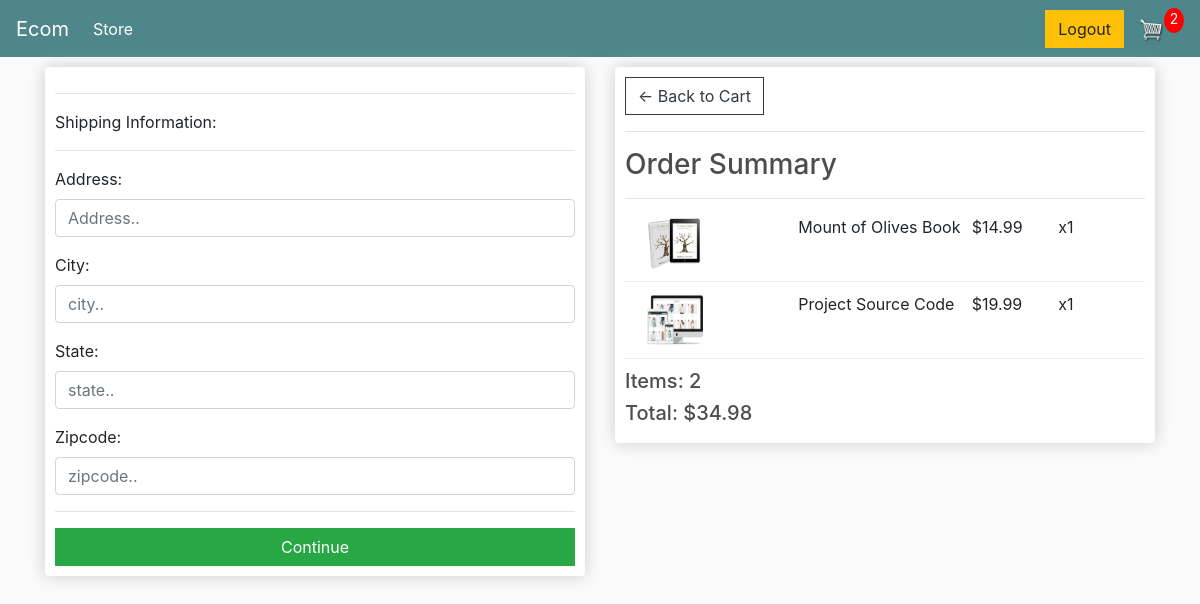
/checkout/ (signed in), run on the app's committed database.
### store/models.py (models this page shows, shortened)
class OrderItem(models.Model):
    product = models.ForeignKey(
        Product, on_delete=models.CASCADE)
    order = models.ForeignKey(
        Order, on_delete=models.SET_NULL, null=True)
    quantity = models.IntegerField(default=0)
    date_added = models.DateTimeField(auto_now_add=True)
    @property
    def get_total(self):
        return self.product.price * self.quantity

class Product(models.Model):
    name = models.CharField(max_length=200, null=True)
    price = models.FloatField()
    digital = models.BooleanField(default=False, null=True)
    image = models.ImageField(blank=True)
    @property
    def imageURL(self):
        url = self.image.url
        if url is None:
            url = ''
        return url

### store/views.py (the view, shortened to what this page needs)
# urls.py: path('checkout/', views.CheckOut.as_view(), name='checkout'),
class CheckOut(LoginRequiredMixin, FormView):
    template_name = 'store/checkout.html'
    form_class = ShippingAddressForm
    success_url = '/'
    def get_context_data(self, **kwargs):
        context = super().get_context_data(**kwargs)
        customer = self.request.user
        order, created = Order.objects.get_or_create(
            customer=customer, compleated=False)
        order_items = order.orderitem_set.all()
        context['num_items'] = order.get_cart_items
        context['items'] = order_items
        context['total'] = order.get_cart_total
        context['shipping'] = order.shipping
        return context

### store/models.py (called while the page is built)
    def __str__(self):
        return self.email

    @property
    def get_cart_total(self):
        order_items = self.orderitem_set.all()
        total = sum([item.get_total for item in order_items])
        return total

    @property
    def get_cart_items(self):
        order_items = self.orderitem_set.all()
        total = sum([item.quantity for item in order_items])
        return total

    @property
    def shipping(self):
        order_items = self.orderitem_set.all()
        shipping = False
        for item in order_items:
            if item.product.digital is False:
                shipping = True
        return shipping

### store/templates/store/checkout.html (shortened to what this page needs)
{% extends 'store/main.html' %}
{% load static %}
{% block content %}
     <div class="row">
		<div class="col-lg-6">
			<div class="box-element" id="form-wrapper">
				<hr>
					<p>Shipping Information:</p>
				<hr>
				<form id="form" method="POST" >
					{{ form.as_p }}
					<hr>
					<input id="form-button" class="btn btn-success btn-block" type="submit" value="Continue">
				</form>
			</div>
			<br>
		</div>
		<div class="col-lg-6">
			<div class="box-element">
				<a  class="btn btn-outline-dark" href="{% url 'cart' %}">&#x2190; Back to Cart</a>
				<hr>
				<h3>Order Summary</h3>
				<hr>
				{% for item in items%}
				<div class="cart-row">
					<div style="flex:2"><img class="row-image" src={{item.product.imageURL}}></div>
					<div style="flex:2"><p>{{item.product.name}}</p></div>
					<div style="flex:1"><p>${{item.product.price}}</p></div>
					<div style="flex:1"><p>x{{item.quantity}}</p></div>
				</div>
				{% endfor %}
				<h5>Items:   {{num_items}}</h5>
				<h5>Total:   ${{total}}</h5>
			</div>
		</div>
	</div>
{% endblock content %}

### store/static/css/main.css (style rules this page uses)
body { background-color: hsl(0, 0%, 98%); }
h1, h2, h3, h4, h5, h6 { color: hsl(0, 0%, 30%); }
.box-element { box-shadow: hsl(0, 0%, 80%) 0 0 16px; background-color: #fff; border-radius: 4px; padding: 10px; }
.col-lg-4, .col-lg-6, .col-lg-8, .col-lg-12 { margin-top: 10px; }
.btn { border-radius: 0; }
.row-image { width: 100px; }
.cart-row { display: flex; align-items: flex-stretch; padding-bottom: 10px; margin-bottom: 10px; border-bottom: 1px solid #ececec; }

### data on the page
OrderItem: product.imageURL (picture), product.name "Mount of Olives Book", product.price "14.99", quantity "1"
OrderItem: product.imageURL (picture), product.name "Project Source Code", product.price "19.99", quantity "1"

### other printed values
{{ num_items }} "2"
{{ total }} "34.98"
